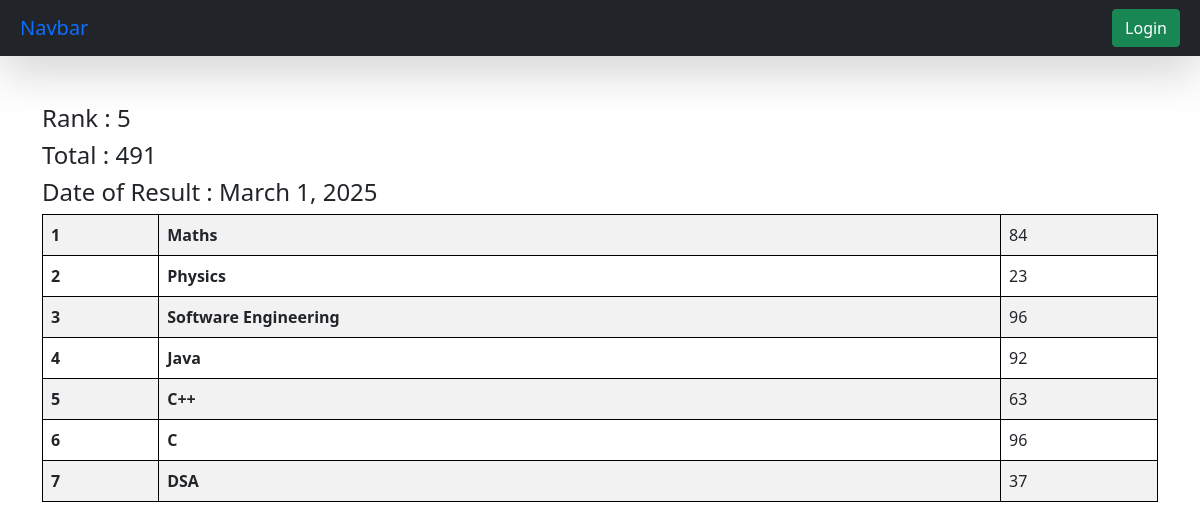
Screenshot of /check_marks/STU-0944 with the database file from the repository.
### ReportCard/models.py (models this page shows, shortened)
class SubjectMarks(models.Model):
  student = models.ForeignKey(Student , related_name="studentmarks" , on_delete=models.CASCADE)
  subject = models.ForeignKey(Subject , on_delete=models.CASCADE )
  marks = models.IntegerField()
  class Meta:
    unique_together = ['student' , 'subject']

class Student(models.Model):
  department = models.ForeignKey(Department , related_name="depart" , on_delete=models.CASCADE )
  student_id = models.OneToOneField(StudentID , related_name="studentid" , on_delete=models.CASCADE)
  student_name = models.CharField(max_length=100)
  student_email = models.EmailField(unique=True)
  student_age = models.IntegerField(default=18)
  student_address = models.TextField()
  class Meta:
    ordering = ['student_name']
    verbose_name = "student"

class ReportCard(models.Model):
  student = models.ForeignKey(Student , related_name="studentreportcard" , on_delete=models.CASCADE)
  student_rank = models.IntegerField()
  date_of_report_card_generation = models.DateField(auto_now_add= True)
  class Meta:
    unique_together = ['student_rank' ,'date_of_report_card_generation' ]

class Subject(models.Model):
  subject_name = models.CharField(max_length=100)

### ReportCard/views.py (the view)
# urls.py: path('check_marks/<student_id>' , see_marks , name = "see_marks"),
def see_marks(request , student_id):
  queryset = SubjectMarks.objects.filter(student__student_id__student_id = student_id)
  total_marks = queryset.aggregate(total_marks = Sum('marks'))
  return render(request , 'see_marks.html' , {'queryset' : queryset , 'total_marks' : total_marks})

### ReportCard/templates/see_marks.html
{% extends "base.html" %}
{% block start %}
<div class="container mt-5">
  <h4>Rank : {{queryset.first.student.studentreportcard.first.student_rank}} </h4>
  <h4>Total : {{total_marks.total_marks}} </h4>
  <h4>Date of Result : {{queryset.first.student.studentreportcard.first.date_of_report_card_generation}} </h4>
  <table class="table table-striped">
    <tbody>
      {% for marks in queryset %}
      <tr>
        <th scope="row">{{forloop.counter}}</th>
        <td>
            <b>{{marks.subject.subject_name}}</b>
          </td>
        <td>{{marks.marks}}</td>
      </tr>
      {% endfor%}
    </tbody>
  </table>
</div>
{% endblock %}

### ReportCard/templates/base.html (style rules this page uses)
table, th , td { border: 1px solid black; }

### rows the page displays
SubjectMarks: first.student.studentreportcard.first.student_rank "5", first.student.studentreportcard.first.date_of_report_card_generation "March 1, 2025", subject.subject_name "Maths", marks "84"
SubjectMarks: subject.subject_name "Physics", marks "23"
SubjectMarks: subject.subject_name "Software Engineering", marks "96"
SubjectMarks: subject.subject_name "Java", marks "92"
SubjectMarks: subject.subject_name "C++", marks "63"
SubjectMarks: subject.subject_name "C", marks "96"
SubjectMarks: subject.subject_name "DSA", marks "37"

### other values shown
{{ total_marks.total_marks }} "491"
